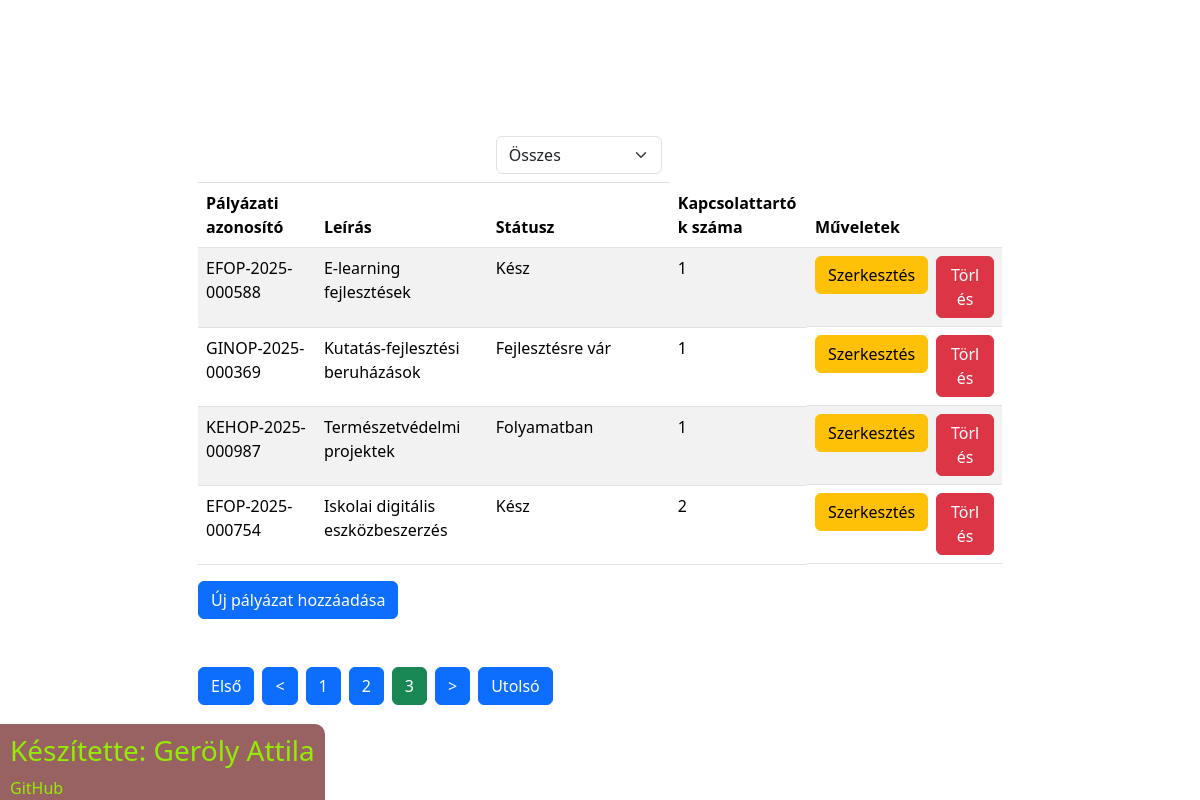
/?from=20&statusFilter=0, run on the app's committed database.
### tables this page shows
CREATE TABLE `project` (
  `id` INT NOT NULL AUTO_INCREMENT,
  `name` VARCHAR(45) NOT NULL,
  `status_id` INT NOT NULL DEFAULT 1,
  `description` VARCHAR(45) NOT NULL,
  PRIMARY KEY (`id`),
  UNIQUE INDEX `name_UNIQUE` (`name` ASC) );

### app/controller/Controller.php (called while the page is built, shortened)
<?php
require_once "app/model/projectDao.php";
class Controller {
    public function load($view, $data = []) {
        extract($data);
        include("app/view/{$view}.php");
        return $data;
    }
    public function listProjects($from) {
        $projectObj = new Project();
        $projects = $projectObj->getProjects($from);
        $numberOfProjects = $projectObj->getNumberOfProjects();
        $statusObj = new Status();
        $statuses = $statusObj->getAll();
        return $this->load('mainPage', [
            'projects' => $projects,
            'statuses' => $statuses,
            'numberOfProjects' => $numberOfProjects
        ]);
    }
}

### app/model/projectDao.php (called while the page is built, shortened)
<?php
class Project {
    public function getNumberOfProjects() {
        $dbObj = new Db();
        $conn = $dbObj->getConnection();
        if ($_GET["statusFilter"] != 0) {
            $sql = "SELECT count(p.id) id FROM project p
            join status s on s.id=status_id
            where s.id=" . $_GET["statusFilter"] . ";";
        } else {
            $sql = "SELECT count(id) id FROM project;";
        }
        $statement = $conn->query($sql);
        $count = $statement->fetchColumn();
        return $count;
    }
    public function getProjects($from) {
        $dbObj = new Db();
        $conn = $dbObj->getConnection();
        if ($_GET["statusFilter"] != 0) {
            $sql = "SELECT p.id, p.name, status_name, description, count(c.id) contact_count FROM project p
                    left join (select * from contact c join project_contact_relationship on id=contact_id) c on p.id=c.project_id
                    join status s on s.id=status_id
                    where s.id=" . $_GET["statusFilter"] . "
                    group by p.id LIMIT $from, 10;";
        } else {
            $sql = "SELECT p.id, p.name, status_name, description, count(c.id) contact_count FROM project p
                    left join (select * from contact c join project_contact_relationship on id=contact_id) c on p.id=c.project_id
                    join status s on s.id=status_id
                    group by p.id LIMIT $from, 10";
        }
        $statement = $conn->prepare($sql);
        $statement->setFetchMode(\PDO::FETCH_OBJ);
        $statement->execute(
            []
        );
        return $statement->fetchAll();
    }
}

### app/view/mainPage.php (the view, shortened to what this page needs)
<?php
require_once "header.php";
$numOfPages = ceil($numberOfProjects / 10);
?>
<div class="container-fluid mx-auto p-5 w-75 text-wrap text-break">
    <table class="table table-striped ">
        <thead>
            <tr>
                <th></th>
                <th></th>
                <th>
                    <?php
                    $selectedValue =  $_GET["statusFilter"] ?? "0";
                    ?>
                    <form action="" name="selectForm" method="GET">
                        <select class="form-select w-auto" name="statusFilter" id="statusFilter" onchange="this.form.submit()">
                            <option value="0" <?php $selectedValue == "0" ? print "selected" : "" ?>>Összes</option>
                        </select>
                    </form>
                </th>
            </tr>
            <tr>
                <th>Pályázati azonosító</th>
                <th>Leírás</th>
                <th>Státusz</th>
                <th>Kapcsolattartók száma</th>
                <th>Műveletek</th>
            </tr>
        </thead>
        <tbody>
            <?php
            if ($projects == null) {
                echo "<tr>";
                echo "<td colspan='5'>Nincs ilyen státuszú pályázat</td>";
                echo "</tr>";
            } else {
                foreach ($projects as $project) {
                    echo "<tr id='$project->id'>";
                    echo "<td> $project->name </td>";
                    echo "<td> $project->description </td>";
                    echo "<td> $project->status_name </td>";
                    echo "<td> $project->contact_count </td>";
                    echo "<td class='d-flex gap-2'>";
                    echo "<form method='POST' action='index.php'>";
                    echo '<input type="submit" class="btn btn-warning" value="Szerkesztés">';
                    echo "</form>";
                    echo '<button type="button" class="btn btn-danger" onclick="deleteProjectByID(' . $project->id . ')">Törlés</button>';
                    echo "</td>";
                    echo "</tr>";
                }
            }
            ?>
        </tbody>
    </table>
    <form action="" method="POST">
        <button type="submit" class="btn btn-primary mb-5">Új pályázat hozzáadása</button>
    </form>
    <div class="d-flex gap-2 mb-5">
        <a href="?from=0&statusFilter=<?php echo $_GET["statusFilter"] ?>" class="btn btn-primary"> Első </a>
        <a href="?from=<?php echo $_GET["from"] == 0 ? 0 :  $_GET["from"] - 10, "&statusFilter=", $_GET["statusFilter"] ?>" class="btn btn-primary"><</a>
        <?php
        for ($i = 0; $i < $numOfPages; $i++) {
            echo '<a href="?from=' . ($i * 10) . '&statusFilter=' . $_GET["statusFilter"] . '" class="btn btn-' . ($_GET["from"] == ($i * 10) ? "success" : "primary") . '">' . ($i + 1) . '</a>';
        }; ?>
        <a href="?from=<?php echo $_GET["from"] == ($numOfPages - 1) * 10 ? $_GET["from"] :  $_GET["from"] + 10, "&statusFilter=", $_GET["statusFilter"] ?>" class="btn btn-primary">></a>
        <a href="?from=<?php echo ($numOfPages - 1) * 10, "&statusFilter=", $_GET["statusFilter"] ?>" class="btn btn-primary">Utolsó</a>
    </div>
</div>
<?php
require_once "footer.php";
?>

### data on the page
project: name "EFOP-2025-000588", description "E-learning fejlesztések", status_name "Kész", contact_count "1"
project: name "GINOP-2025-000369", description "Kutatás-fejlesztési beruházások", status_name "Fejlesztésre vár", contact_count "1"
project: name "KEHOP-2025-000987", description "Természetvédelmi projektek", status_name "Folyamatban", contact_count "1"
project: name "EFOP-2025-000754", description "Iskolai digitális eszközbeszerzés", status_name "Kész", contact_count "2"
